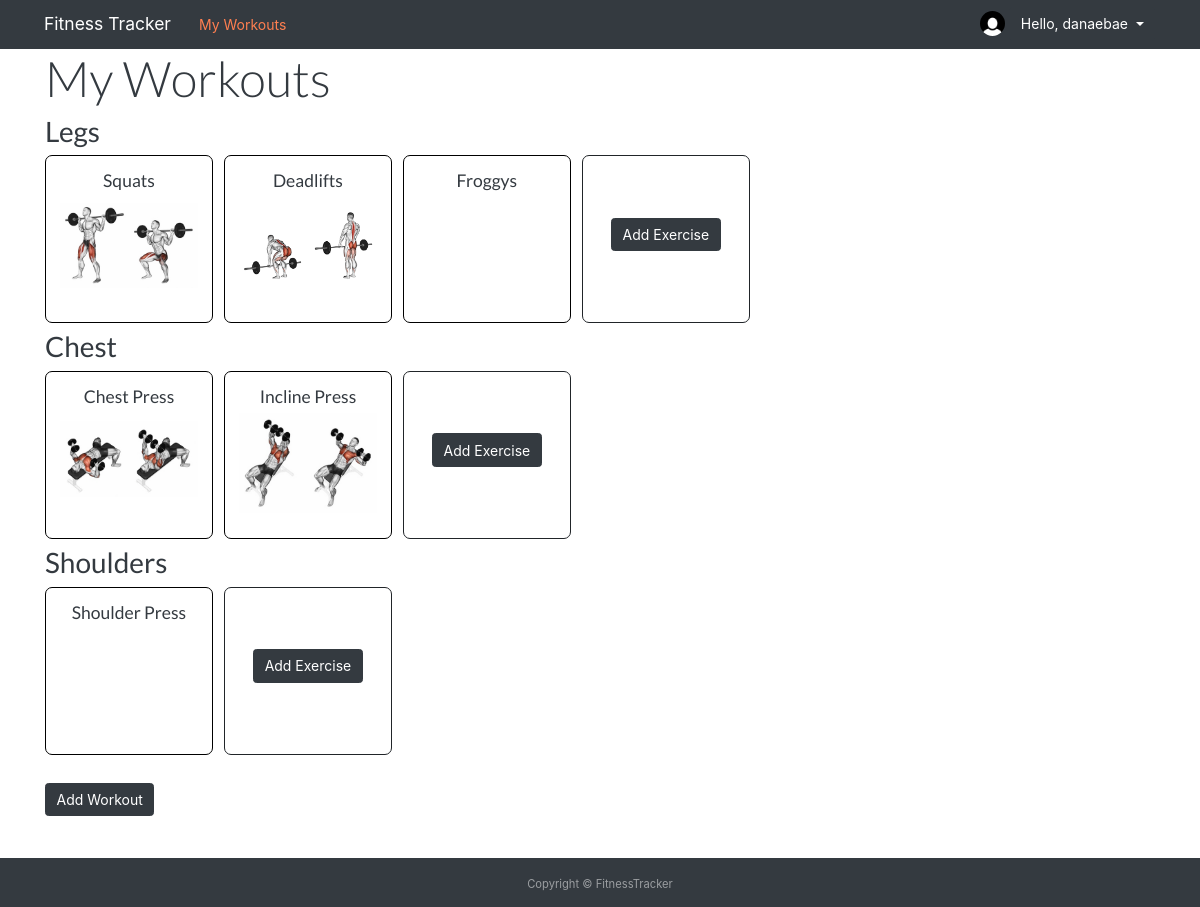
/home/ (signed in), run on the app's committed database.
### users/models.py (models this page shows, shortened)
class Profile(models.Model):
    user = models.OneToOneField(User, on_delete=models.CASCADE)
    image = models.ImageField(default='default.jpg', upload_to='profile_pics')

### workouts/models.py (models this page shows, shortened)
class Workout(models.Model):
    workout_name = models.CharField(max_length=100)
    user = models.ForeignKey(User, on_delete=models.CASCADE)
    def __str__(self):
        return self.workout_name
    @property
    def exercise(self):
        return self.workout.all()

class Exercise(models.Model):
    workout = models.ForeignKey(Workout, on_delete=models.CASCADE, related_name='workout')
    exercise_name = models.CharField(max_length=100)
    image = models.ImageField(default='exercise.jpg', upload_to='exercise_pics')
    def __str__(self):
        return self.exercise_name

### workouts/views.py (the view, shortened to what this page needs)
# urls.py: path('home/', views.home, name='workouts_home'),
@login_required
def home(request):
    workouts_all = WorkoutData.objects.all()
    exercise_all = ExerciseData.objects.all()
    form = ExerciseForm()
    form = WorkoutForm()
    context = {
        'workouts': Workout.objects.filter(user=request.user),
        'workouts_all': workouts_all,
        'exercises': exercise_all,
    }
    return render(request, 'workouts/home.html', context)

### workouts/models.py (called while the page is built)
    def __str__(self):
        return self.name

    def __str__(self):
        return self.name

### workouts/templates/workouts/home.html (shortened to what this page needs)
{% extends 'workouts/base.html' %}
{% load static %}
{% block content %}
    <h1 class="display-4">My Workouts</h1>
    {% if workouts %}
    {% for workout in workouts %}
    <a href="{% url 'workouts_workout' workout.id %}"><h2 class="big-link">{{ workout.workout_name }}</h2></a>
    <div class="execise-bigbox">
        {% for exercise in workout.exercise %}
        <a href="{% url 'workouts_workout' workout.id %}#{{ exercise.exercise_name }}">
            <div class="exercise-box">
                <h5 class="home-title">{{ exercise.exercise_name }}</h5>
                <img class="exercise-image" src="/media/exercise_pics/{{ exercise }}.jpg" alt="">
            </div></a>
        {% endfor %}
        <div class="exercise-box new-exercise">
            <button type="button" class="btn btn-dark mb-5" data-toggle="modal" data-target="#{{ workout }}Modal">
                Add Exercise
            </button>
        </div>
        </div>
    {% endfor %}
    <br>
    <button type="button" class="btn btn-dark mb-5" data-toggle="modal" data-target="#exampleModal">
        Add Workout
    </button>
    {% endif %}
{% endblock content %}

### workouts/templates/workouts/base.html (shortened to what this page needs)
{% load static %}
<!DOCTYPE html>
<html lang="en">
<head>
    <link rel="stylesheet" type='text/css' href="https://cdnjs.cloudflare.com/ajax/libs/semantic-ui/2.2.14/semantic.min.css">
    <link rel="stylesheet" href="https://cdnjs.cloudflare.com/ajax/libs/Chart.js/2.8.0/Chart.min.css" />
    <link rel="stylesheet" href="https://stackpath.bootstrapcdn.com/bootstrap/4.5.0/css/bootstrap.min.css">
    <link rel="stylesheet" href="{% static 'workouts/main.css' %}">
    <link rel="stylesheet" href="https://use.fontawesome.com/releases/v5.7.0/css/all.css">
</head>
<body>
    <header class="site-header">
        <div>
            <nav class="nav navbar-dark bg-dark py-2">
                <div class="container nav">
                <a class="navbar-brand" href="{% url 'workouts_home' %}">Fitness Tracker</a>
                <a class="nav-link" href="{% url 'workouts_home' %}">My Workouts</a>
                <div class="dropdown ml-auto">
                  {% if user.is_authenticated %}
                  <img class="rounded-circle account-img" src="{{ user.profile.image.url }}" alt="">
                  <button class="btn btn-dark dropdown-toggle" type="button" id="dropdownMenu2" data-toggle="dropdown" aria-haspopup="true" aria-expanded="false">
                    Hello, {{ user.username }}
                  </button>
                  {% endif %}
                </div>
                </div>
            </nav>
        </div>
    </header>
    <main>
      <div class="container">
      {% block content %}{% endblock %}
      </div>
    </main>
    <footer id="sticky-footer" class="footer py-3 bg-dark text-white-50">
      <div class="container text-center">
        <small>Copyright &copy; FitnessTracker</small>
      </div>
    </footer>
  </body>
</html>

### workouts/static/workouts/main.css (style rules this page uses)
a { color: black ; }
body main { min-height: calc(100vh - 7rem); }
.nav-link { color: coral; display: inline-block; }
.navbar-brand { margin-left: 1rem; }
h1, h2, h3, h4, h5, h6 { color: rgb(52, 58, 64); }
a .big-link { display: inline-block; }
.exercise-box { border: 1px solid; border-radius: 0.5rem; margin: 0.5rem 0rem; margin-right: 0.5rem; padding: 1rem; height: 12rem; width: 12rem; text-align: center; display: inline-block; vertical-align: middle; }
.exercise-box .exercise-image { position: relative; top: 25%; transform: translateY(-35%); }
.new-exercise { line-height: 12rem; }
.exercise-image { max-width: 100%; max-height: 100%; vertical-align: middle; }
.account-img { height: 25px; width: 25px; }

### data on the page
Workout: workout_name "Legs"
Exercise: exercise_name "Squats", exercise_name (picture)
Exercise: exercise_name "Deadlifts", exercise_name (picture)
Exercise: exercise_name "Froggys"
Workout: workout_name "Chest"
Exercise: exercise_name "Chest Press", exercise_name (picture)
Exercise: exercise_name "Incline Press", exercise_name (picture)
Workout: workout_name "Shoulders"
Exercise: exercise_name "Shoulder Press"

### other printed values
{{ user.username }} "danaebae"
